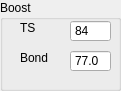
   <widget class="QGroupBox" name="groupBox_5">
    <property name="geometry">
     <rect>
      <x>20</x>
      <y>330</y>
      <width>121</width>
      <height>91</height>
     </rect>
    </property>
    <property name="title">
     <string>Boost</string>
    </property>
    <widget class="QSpinBox" name="ts">
     <property name="geometry">
      <rect>
       <x>70</x>
       <y>20</y>
       <width>41</width>
       <height>22</height>
      </rect>
     </property>
     <property name="buttonSymbols">
      <enum>QAbstractSpinBox::NoButtons</enum>
     </property>
     <property name="value">
      <number>84</number>
     </property>
    </widget>
    <widget class="QLabel" name="label_70">
     <property name="geometry">
      <rect>
       <x>20</x>
       <y>20</y>
       <width>49</width>
       <height>16</height>
      </rect>
     </property>
     <property name="text">
      <string>TS</string>
     </property>
    </widget>
    <widget class="QLabel" name="label_71">
     <property name="geometry">
      <rect>
       <x>20</x>
       <y>50</y>
       <width>49</width>
       <height>16</height>
      </rect>
     </property>
     <property name="text">
      <string>Bond</string>
     </property>
    </widget>
    <widget class="QDoubleSpinBox" name="bond">
     <property name="geometry">
      <rect>
       <x>70</x>
       <y>50</y>
       <width>41</width>
       <height>22</height>
      </rect>
     </property>
     <property name="buttonSymbols">
      <enum>QAbstractSpinBox::NoButtons</enum>
     </property>
     <property name="decimals">
      <number>1</number>
     </property>
     <property name="minimum">
      <double>0.000000000000000</double>
     </property>
     <property name="value">
      <double>77.000000000000000</double>
     </property>
    </widget>
   </widget>
